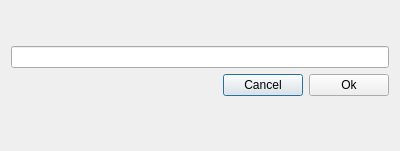
<?xml version="1.0" encoding="UTF-8"?>
<ui version="4.0">
 <class>Dialog_reason</class>
 <widget class="QDialog" name="Dialog_reason">
  <property name="geometry">
   <rect>
    <x>0</x>
    <y>0</y>
    <width>400</width>
    <height>151</height>
   </rect>
  </property>
  <property name="sizePolicy">
   <sizepolicy hsizetype="Fixed" vsizetype="Fixed">
    <horstretch>0</horstretch>
    <verstretch>0</verstretch>
   </sizepolicy>
  </property>
  <property name="windowTitle">
   <string>Reason for Deletion</string>
  </property>
  <layout class="QVBoxLayout" name="verticalLayout_2">
   <item>
    <spacer name="verticalSpacer_2">
     <property name="orientation">
      <enum>Qt::Vertical</enum>
     </property>
     <property name="sizeType">
      <enum>QSizePolicy::Fixed</enum>
     </property>
     <property name="sizeHint" stdset="0">
      <size>
       <width>20</width>
       <height>10</height>
      </size>
     </property>
    </spacer>
   </item>
   <item>
    <layout class="QVBoxLayout" name="verticalLayout">
     <item>
      <widget class="QLabel" name="lb_reason">
       <property name="text">
        <string/>
       </property>
      </widget>
     </item>
     <item>
      <spacer name="verticalSpacer_3">
       <property name="orientation">
        <enum>Qt::Vertical</enum>
       </property>
       <property name="sizeType">
        <enum>QSizePolicy::Fixed</enum>
       </property>
       <property name="sizeHint" stdset="0">
        <size>
         <width>20</width>
         <height>5</height>
        </size>
       </property>
      </spacer>
     </item>
     <item>
      <widget class="QLineEdit" name="le_reason">
       <property name="placeholderText">
        <string/>
       </property>
      </widget>
     </item>
     <item>
      <layout class="QHBoxLayout" name="horizontalLayout">
       <item>
        <spacer name="horizontalSpacer">
         <property name="orientation">
          <enum>Qt::Horizontal</enum>
         </property>
         <property name="sizeHint" stdset="0">
          <size>
           <width>40</width>
           <height>20</height>
          </size>
         </property>
        </spacer>
       </item>
       <item>
        <widget class="QPushButton" name="btn_cancel">
         <property name="text">
          <string>Cancel</string>
         </property>
        </widget>
       </item>
       <item>
        <widget class="QPushButton" name="btn_ok">
         <property name="text">
          <string>Ok</string>
         </property>
        </widget>
       </item>
      </layout>
     </item>
    </layout>
   </item>
   <item>
    <spacer name="verticalSpacer">
     <property name="orientation">
      <enum>Qt::Vertical</enum>
     </property>
     <property name="sizeHint" stdset="0">
      <size>
       <width>20</width>
       <height>40</height>
      </size>
     </property>
    </spacer>
   </item>
  </layout>
 </widget>
 <resources/>
 <connections/>
</ui>
